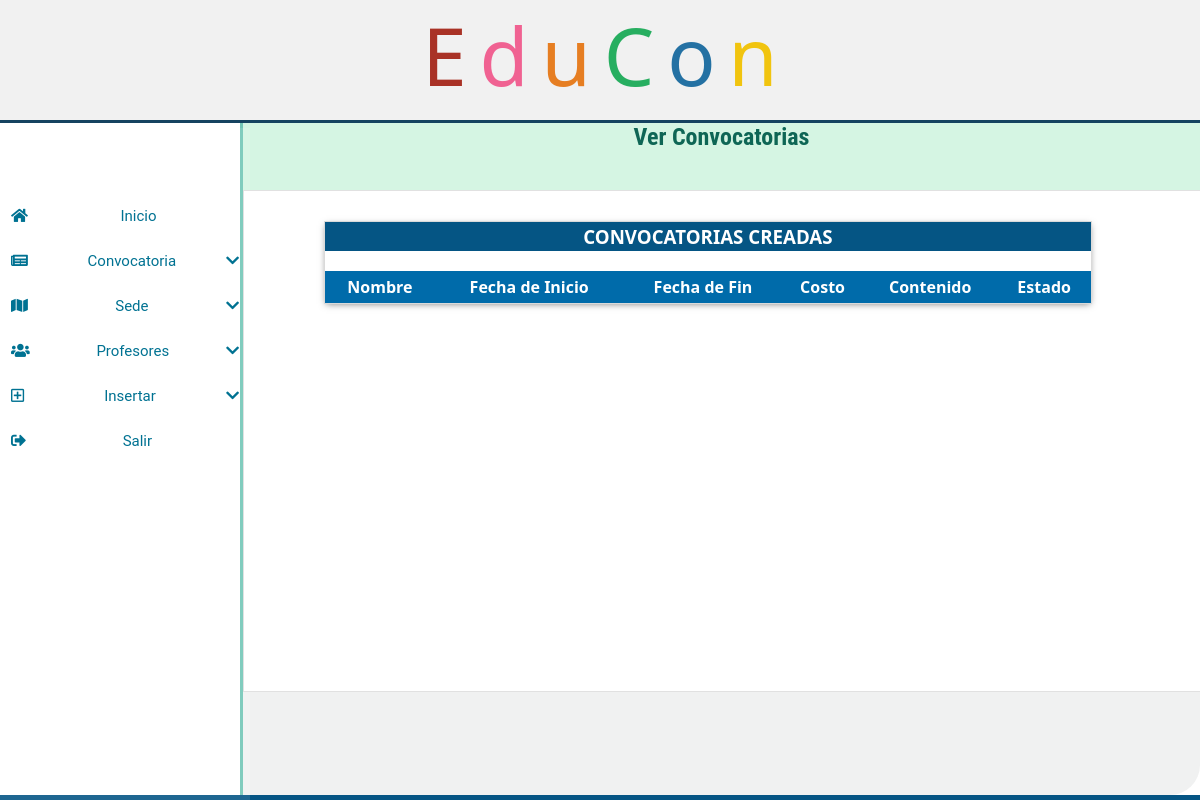
/ver.php (signed in), run on an earlier commit of the app's database.
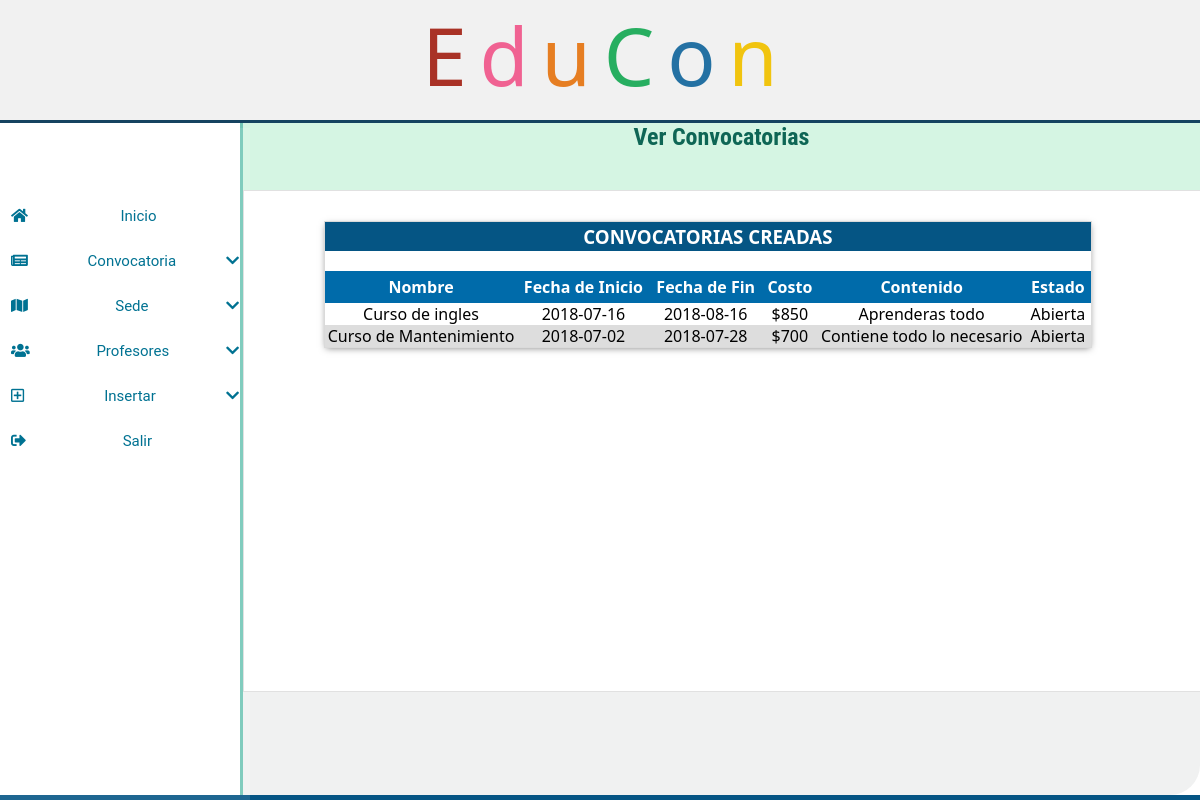
And on a later commit of the database.
### tables this page shows
CREATE TABLE `convocatoria` (
  `id_convocatoria` int(5) NOT NULL,
  `nombre_convocatoria` varchar(30) NOT NULL,
  `f_inicio` date NOT NULL,
  `f_fin` date NOT NULL,
  `costo_convocatoria` float NOT NULL,
  `contenido_convocatoria` varchar(60) NOT NULL
);

CREATE TABLE `convocatoria_publicada` (
  `convocatoria` int(5) NOT NULL,
  `f_inicio` date NOT NULL,
  `f_fin` date NOT NULL,
  `estado_convocatoria` enum('Abierta','Proceso','Cerrada') NOT NULL
);

### ver.php (the view, shortened to what this page needs)
<?php
    include ('header.php');
  if (@$_SESSION['id'] == 'Coordinador'){
    include("coordinador.php");
  }
  elseif (@$_SESSION['id']=='Instructor'){
    include("profesor.php");
  }
  elseif (@$_SESSION['id']=='Alumno'){
    include("alumno.php");
  }
  elseif (@!$_SESSION['id']) {
    include("menu_principal.php");
  }
  if(!isset($_SESSION["user"])) {
  header("location:login.php");
  } else {
?>
<div class = "descripcion">
          <div id="des">
	   <h2>Ver Convocatorias</h2>
          </div>
        	<div class="contenido-all">
                            <div class="espacio_contenido">
                                <h3 class="titulos">CONVOCATORIAS CREADAS</h3>
                                <div class="tabla-contenedor-2">
                                        <table class="tabla-general">
                                    <thead>
                                        <tr>
                                          <th style="background:#006BAA; color:white;">Nombre</th>
                                          <th style="background:#006BAA; color:white;">Fecha de Inicio</th>
                                          <th style="background:#006BAA; color:white;">Fecha de Fin</th>
                                          <th style="background:#006BAA; color:white;">Costo</th>
                                          <th style="background:#006BAA; color:white;">Contenido</th>
                                          <th style="background:#006BAA; color:white;">Estado</th>
                                        </tr>
                                      </thead>
                                      <tbody>
                                        <?php
                                            include('connectmysql.php');
                                             $sqldata= mysqli_query($dbcon,"SELECT * from convocatoria,convocatoria_publicada where convocatoria.id_convocatoria=convocatoria_publicada.convocatoria and convocatoria_publicada.estado_convocatoria='Abierta'");
                                             while($row=mysqli_fetch_array($sqldata,MYSQLI_ASSOC)){
                                               echo "<tr><td>";
                                               echo $row['nombre_convocatoria'];
                                               echo "</td><td>";
                                               echo $row['f_inicio'];
                                               echo "</td><td>";
                                               echo $row['f_fin'];
                                               echo "</td><td>$";
                                               echo $row['costo_convocatoria'];
                                               echo "</td><td>";
                                               echo $row['contenido_convocatoria'];
                                               echo "</td><td>";
                                               echo $row['estado_convocatoria'];
                                               echo "</td>";
                                             }
                                            ?>
                                      </tbody>
                                   </table>
                                </div>
                            </div>
        </div>
</div>
<div class="tabla">
	<h1 class="pal">Convocatorias Creadas</h1>
	<button type="button" class="btn1">Regresar</button><br>
</div>
<?php
}
?>
<?php include_once('footer.php'); ?>

### header.php (shortened to what this page needs)
<!DOCTYPE html>
<html>
<head>
		<link rel="stylesheet" type = "text/css" href="css/main.css">
  <link rel="stylesheet" href="https://use.fontawesome.com/releases/v5.0.13/css/all.css">
</head>
<body>
	<div id ="menu-superior">
			<div id = "menu-ingreso">
				<div class="centro">
					<div id = "logo">
						<span class = "rojo" style="background:transparent"> E </span>
						<span class = "rosa" style="background:transparent"> d </span>
						<span class = "naranja" style="background:transparent"> u  </span>
						<span class = "verde" style="background:transparent"> C </span>
						<span class = "azul" style="background:transparent"> o </span>
						<span class = "amarillo" style="background:transparent"> n </span>
					</div>
				</div>

### coordinador.php (shortened to what this page needs)
<div class = "opciones">
      <div class="contenedor-nav">
      <ul class="menu">
      <li>
        <a href="inicio.php"><i class="izq fas fa-home izq"></i>Inicio</a>
      </li>
      <li>
        <a href="#"><i class="izq fas fa-newspaper izq"></i>Convocatoria<i class="fas fa-chevron-down der"></i></a>
      </li>
      <li>
        <a href="#"><i class="izq fas fa-map izq"></i>Sede<i class="fas fa-chevron-down der"></i></a>
      </li>
      <li>
        <a href="#"><i class="izq fas fa-users izq"></i>Profesores<i class="fas fa-chevron-down der"></i></a>
      </li>
      <li>
        <a href="#"><i class="izq far fa-plus-square izq"></i>Insertar<i class="fas fa-chevron-down der"></i></a>
      </li>
      <li>
        <a href="logout.php"><i class="fas fa-sign-out-alt izq"></i>Salir</a></li>
</ul>
</div>
</div>

### footer.php (shortened to what this page needs)
</div>
</div>
</body>
</html>

### css/main.css (style rules this page uses)
* { margin: 0px; padding: 0px; font-family: 'Segoe UI','Arial',sans-serif }
body { background:#cccdce; }
#menu-superior { position: fixed; width: 100%; height: 100%; text-align: center; background: #EAFAF1; }
#menu-ingreso { position: relative; width: 100%; height: 100%; background: white; }
.centro { width: 100%; height: 15%; background: white; background: #EFEFEF; border:none; outline: none; border-bottom: 3px solid #154360; }
.opciones { position: fixed; background-color: rgba(255,255,255,0.1); width: 20%; border-right: 1px solid #ddd; text-align: center; border-right: none; float: left; margin-top: 5px; }
.opciones a { list-style: none; margin: 1px; padding: 1px; font-size: 15px; color: #007292; display: block; padding: 13px 13px; background: rgba(0,0,0,0.001); font-family:'Roboto Condensed', sans-serif; text-decoration: none; line-height: 18px; text-align: center; }
#logo { font-family:'Roboto Condensed', sans-serif; width: 100%; height: 100%; text-align: center; font-size: 5em; background-color: rgba(255,255,255,0.1); float: left; }
.azul, .rojo, .amarillo, .verde, .naranja, .rosa { margin: -9px; }
.azul { color:#2471A3; }
.verde { color:#27AE60; }
.rojo { color:#A93226; }
.amarillo { color:#F1C40F; }
.naranja { color:#E67E22; }
.rosa { color:#F06292; }
.descripcion { background-color: rgba(178, 186, 187,.2); margin-left: 20%; height: 84%; border-radius: 0px 0px 30px 0px; border-left: 3px solid #73C6B6; }
#des { width: 100%; height: 10%; border-style: none; outline:none; background: yellow; }
h2 { color:#0E6655; width: 100%; height: 100%; font-family:'Roboto Condensed', sans-serif; border-style: none; text-align: center; outline:none; background: #D5F5E3; }
h3 { color:#117A65; text-align: center; }
.contenido-all { background: transparent; border: 1px solid #E1E1E1; position: relative; width: 100%; height:500px;; background: white; }
i.izq { float: left; }
i.der { float: right; }
.contenedor-nav { position: fixed; z-index: 10; left: 0; top: auto; padding: 65px 0 0; height: 100%; width: 250px; text-align: center; background: rgba(255,255,255,0.1); font-family:'Roboto', sans-serif; overflow:auto; }
.contenedor-nav .menu { width: 100%; padding-top: 0px; }
.contenedor-nav ul { list-style: none; margin: 0; padding: 0; }
.contenedor-nav .menu li a { font-size: 15px; color: #007292; display: block; padding: 13px 10px; background:transparent; font-family:'Roboto', sans-serif; text-decoration: none; }
.contenedor-nav .menu li a > i { line-height: 18px; }
.contenedor-nav .menu li a > i.izq { float: left; margin-right: 10px; }
.contenedor-nav .menu li a > i.der { float: right; }
div h1 { text-transform: none; font-size: 1.7em; background-color: #055584; color: #ffffff; text-align: center; }
.tabla-general { width: 100%; padding: 10px; margin-top:20px; border-collapse: collapse; }
div.tabla-general td, th { text-align: center; padding: 5px; color white; }
tr:nth-child(even) { background-color: #dddddd; }
div.espacio_contenido { width: 80%; height: auto; position: relative; left:80px; margin-top:30px; background: white; border:1px solid #dadada; box-shadow: 0px 2px 7px -2px rgba(0,0,0,.5); }
.titulos { text-align: center; background:#055584; width: 99.5%; padding: 2px; color: white; }
a { text-decoration: none; }
span { padding: 5px; background: blue; color:white; }

What changed in the data, as far as the page shows it:
added convocatoria: nombre_convocatoria "Curso de ingles", convocatoria_publicada.f_inicio "2018-07-16", convocatoria_publicada.f_fin "2018-08-16", costo_convocatoria "850", contenido_convocatoria "Aprenderas todo", convocatoria_publicada.estado_convocatoria "Abierta"
added convocatoria: nombre_convocatoria "Curso de Mantenimiento", convocatoria_publicada.f_inicio "2018-07-02", convocatoria_publicada.f_fin "2018-07-28", costo_convocatoria "700", contenido_convocatoria "Contiene todo lo necesario", convocatoria_publicada.estado_convocatoria "Abierta"
